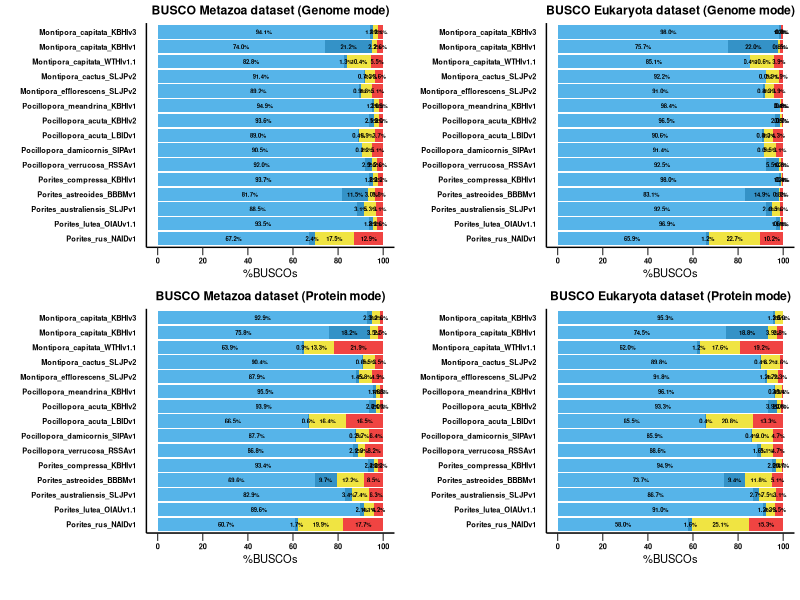

Reproduce this figure in R.
## ---- chunk 1
knitr::opts_chunk$set(echo = TRUE,
                      fig.height = 8, 
                      fig.width = 12, 
                      dev = c("png", "pdf"),
                      dpi = 1000)
library(readxl)
library(dplyr)
library(ggplot2)
library(grid)
library(reshape2)
library(gridExtra)
library(cowplot)
options(scipen = 999) #Prevent scientific notation
## ---- chunk 2
my_colors <- c("#56B4E9", "#3492C7", "#F0E442", "#F04442")
## ---- chunk 3
genome.metazoa <- read.table("combined_percent.genome.fa.busco_metazoa_odb10.results.txt", sep='\t', header=TRUE) %>% 
  melt(id.vars="BUSCO_categories")
genome.eukaryota <- read.table("combined_percent.genome.fa.busco_eukaryota_odb10.results.txt", sep='\t', header=TRUE) %>% 
  melt(id.vars="BUSCO_categories")
pep.metazoa <- read.table("combined_percent.pep.faa.busco_metazoa_odb10.results.txt", sep='\t', header=TRUE) %>% 
  melt(id.vars="BUSCO_categories")
pep.eukaryota <- read.table("combined_percent.pep.faa.busco_eukaryota_odb10.results.txt", sep='\t', header=TRUE) %>% 
  melt(id.vars="BUSCO_categories")
## ---- chunk 4
plot_BUSCO_percentages = function(data, plot_title, plot_size_ratio=1, plot_family="sans")
{
  figure <- data %>%
    mutate(BUSCO_categories = factor(BUSCO_categories, c("Complete", "Single-copy", "Duplicated", "Fragmented", "Missing"))) %>%
    filter(BUSCO_categories!="Complete") %>%
    filter(variable!="Montipora_capitata_KBHIv3_Chromosomes") %>%
    filter(variable!="Montipora_capitata_KBHIv3_ExtraChromosomal") %>%
    filter(variable!="Montipora_sp1_aff_capitata_ULFMv1") %>%
    mutate(variable = factor(variable, rev(c("Montipora_capitata_KBHIv3", 
                                             "Montipora_capitata_KBHIv1", 
                                             "Montipora_capitata_WTHIv1.1", 
                                             "Montipora_cactus_SLJPv2", 
                                             "Montipora_efflorescens_SLJPv2",
                                             "Pocillopora_meandrina_KBHIv1",
                                             "Pocillopora_acuta_KBHIv2", 
                                             "Pocillopora_acuta_LBIDv1", 
                                             "Pocillopora_damicornis_SIPAv1", 
                                             "Pocillopora_verrucosa_RSSAv1",
                                             "Porites_compressa_KBHIv1",
                                             "Porites_astreoides_BBBMv1",
                                             "Porites_australiensis_SLJPv1",
                                             "Porites_lutea_OIAUv1.1",
                                             "Porites_rus_NAIDv1")))) %>%
    ggplot(aes(y = value, x = variable, fill = BUSCO_categories)) +
      geom_bar(position = position_stack(reverse = TRUE), 
               stat="identity") +
      coord_flip() +
      geom_text(aes(label = sprintf("%1.1f%%", value)), 
                size = rel(3)*plot_size_ratio, 
                fontface = "bold",
                position = position_stack(vjust = 0.5, reverse = TRUE)) +
      theme_gray(base_size = 8) +
      scale_y_continuous(labels = c("0","20","40","60","80","100"), breaks = c(0,20,40,60,80,100)) +
      scale_fill_manual(values = my_colors,labels = c("Complete (C) and single-copy (S)",
                                                      "Complete (C) and duplicated (D)",
                                                      "Fragmented (F)",
                                                      "Missing (M)")) +
      ggtitle(plot_title) +
      xlab("") +
      ylab("%BUSCOs") +
      theme(plot.title = element_text(family = plot_family, 
                                      hjust=0.5, 
                                      colour = "black", 
                                      size = rel(2.2)*plot_size_ratio, 
                                      face = "bold")) +
      theme(legend.position="top",legend.title = element_blank()) +
      theme(legend.text = element_text(family = plot_family, size = rel(1.2)*plot_size_ratio)) +
      theme(legend.key.size = unit(1.5*plot_size_ratio,"line")) +
      theme(panel.background = element_rect(color = "#FFFFFF", fill = "white")) +
      theme(panel.grid.minor = element_blank()) +
      theme(panel.grid.major = element_blank()) +
      theme(axis.text.y = element_text(family = plot_family, face = "bold", size = rel(1.66)*plot_size_ratio, colour = "black")) +
      theme(axis.text.x = element_text(family = plot_family, face = "bold", size = rel(1.66)*plot_size_ratio, colour = "black")) +
      theme(axis.line = element_line(size = 1*plot_size_ratio, colour = "black")) +
      theme(axis.ticks.length = unit(0.85*plot_size_ratio, "cm")) +
      theme(axis.ticks.y = element_line(colour = "white", size = 0)) +
      theme(axis.ticks.x = element_line(colour = "#222222")) +
      theme(axis.ticks.length = unit(0.4*plot_size_ratio, "cm")) +
      theme(axis.title.x = element_text(family = plot_family, size = rel(2)*plot_size_ratio)) +
      guides(fill = guide_legend(override.aes = list(colour = NULL))) +
      guides(fill = guide_legend(nrow = 1, byrow = TRUE))
  return(figure)
}
## ---- chunk 5
plot_size_ratio <- 0.5
p1 <- plot_BUSCO_percentages(genome.metazoa, "BUSCO Metazoa dataset (Genome mode)", plot_size_ratio=plot_size_ratio)
p2 <- plot_BUSCO_percentages(genome.eukaryota, "BUSCO Eukaryota dataset (Genome mode)", plot_size_ratio=plot_size_ratio)
p3 <- plot_BUSCO_percentages(pep.metazoa, "BUSCO Metazoa dataset (Protein mode)", plot_size_ratio=plot_size_ratio)
p4 <- plot_BUSCO_percentages(pep.eukaryota, "BUSCO Eukaryota dataset (Protein mode)", plot_size_ratio=plot_size_ratio)
legend <- get_legend(p1)
grid.arrange(p1 + theme(legend.position = "none"), 
             p2 + theme(legend.position = "none"), 
             p3 + theme(legend.position = "none"), 
             p4 + theme(legend.position = "none"), 
             legend, 
            widths = c(1, 1),
            heights = c(1, 1, 0.1),
            layout_matrix = rbind(c(1, 2), c(3, 4), c(5, 5)))
## ---- chunk 6
sessionInfo()
